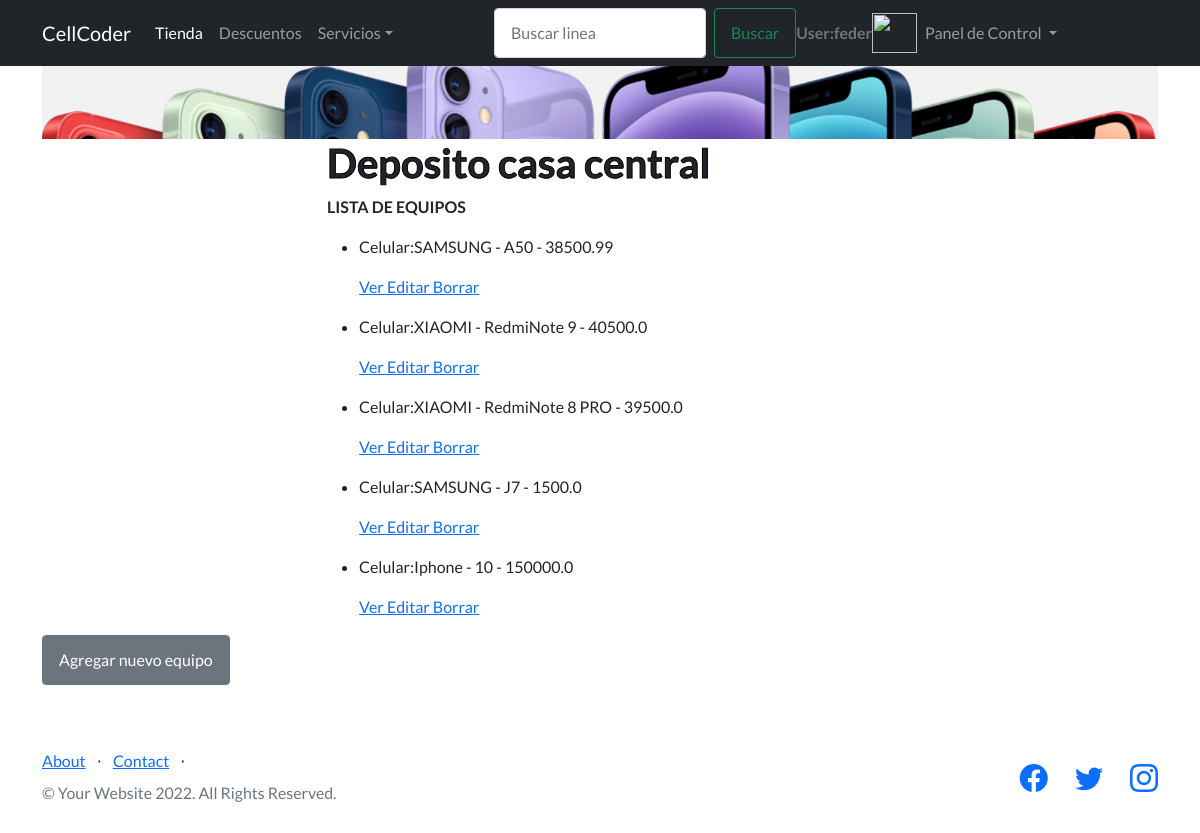
The page /AppFinal/celulares/list (signed in) on the database its author committed.
### AppFinal/models.py (models this page shows, shortened)
class Celular(models.Model):
    marca=models.CharField(max_length=40)
    modelo=models.CharField(max_length=40)
    precio=models.FloatField()

### AppFinal/views.py (the view)
# urls.py: path('celulares/list', views.CeluList.as_view(), name='Listc'),
class CeluList(ListView):
        model=Celular
        template_name="AppFinal/celulares_list.html"

### AppFinal/templates/AppFinal/celulares_list.html (shortened to what this page needs)
{% extends "AppFinal/padre.html" %}
        {% load static %}
{% block contenidoQueCambia %}
<center>
    <img class="container position-relative " src="{%static 'AppFinal/assets/img/este.jpg'%}" alt="...">
</center>
<div class="container position-relative">
    <div class="row justify-content-center">
        <div class="col-xl-6">
            <h1> Deposito casa central </h1>
            <div><b> LISTA DE EQUIPOS </b></div>
            <ul>
                {% for celular in object_list %}
                <li>
                    <p> Celular:{{celular.marca}}   -   {{celular.modelo}}   -    {{celular.precio}}</p>
                    <p>
                        <a href="{% url 'Detailc' celular.id %}"> Ver </a>
                        <a href="{% url 'Editc' celular.id %}"> Editar </a>
                        <a href="{% url 'Deletec' celular.id %}"> Borrar </a>
                    </p>
                </li>
                {% endfor %}
            </ul>
        </div>
    </div>
    <a href={% url "tuCelu" %} class="btn btn-secondary" tabindex="-1" role="button" aria-disabled="true">Agregar nuevo equipo</a>
</div>
{% endblock %}

### AppFinal/templates/AppFinal/padre.html (shortened to what this page needs)
<!DOCTYPE html>
<html lang="en">
    <head>
        {% load static%}
        <link href="https://cdn.jsdelivr.net/npm/bootstrap-icons@1.5.0/font/bootstrap-icons.css" rel="stylesheet" type="text/css" />
        <link href="{%static 'AppFinal/css/styles.css'%}" rel="stylesheet" />
    </head>
    <body>
        <nav class="navbar navbar-expand-lg navbar-dark bg-dark">
            <div class="container position-relative">
              <a class="navbar-brand" href="{% url 'inicio'%}">CellCoder</a>
                <div class="collapse navbar-collapse" id="navbarSupportedContent">
                    <ul class="navbar-nav me-auto mb-2 mb-lg-0">
                        <li class="nav-item">
                              <a class="nav-link active" aria-current="page" href="{% url 'leerCelular'%}">Tienda</a>
                        </li>
                        <li class="nav-item">
                              <a class="nav-link" href="{% url 'descuentos'%}">Descuentos</a>
                        </li>
                        <li class="nav-item dropdown">
                              <a class="nav-link dropdown-toggle" href="#" id="navbarDropdown" role="button" data-bs-toggle="dropdown" aria-expanded="false">Servicios</a>
                        </li>
                    </ul>
                          <form class="d-flex" action="/AppFinal/buscar/" method="GET">
                                    <input class="form-control me-2" placeholder="Buscar linea" type="search" name="numero" id="numero">
                                    <button class="btn btn-outline-success" type="submit">Buscar</button>
                          </form>
                          {% if request.user.is_authenticated %}
                                    <h3 class="text-muted small mb-2 mb-lg-0">User:{{user.username}}</h3>
                                    <img style="height: 40px; width: 45px" src="{{url}}">
                                    <ul class="navbar-nav me-auto mb-2 mb-lg-0">
                                    <li class="nav-item dropdown">
                                            <a class="nav-link dropdown-toggle" href="#" id="navbarDropdown" role="button" data-bs-toggle="dropdown" aria-expanded="false">
                                                    Panel de Control
                                            </a>
                                    </li>
                                    </ul>
                                     {% else %}
                                            <li><a class="navbar-brand" href="{% url 'Register' %}">Register</a></li>
                                            <li><a class="navbar-brand" href="{% url 'Login' %}">Login</a></li>
                             {% endif %}
                </div>
            </div>
        </nav>
        {% block contenidoQueCambia %}
        {% endblock %}
        <footer class="footer">
            <div class="container ">
                <div class="row">
                    <div class="col-lg-6 h-100 text-center text-lg-start my-auto">
                        <ul class="list-inline mb-2">
                            <li class="list-inline-item"><a href="{% url 'about' %}">About</a></li>
                            <li class="list-inline-item">⋅</li>
                            <li class="list-inline-item"><a href="mailto:desarrollo@cellcoder.com">Contact</a></li>
                            <li class="list-inline-item">⋅</li>
                        </ul>
                        <p class="text-muted small mb-4 mb-lg-0">&copy; Your Website 2022. All Rights Reserved.</p>
                    </div>
                    <div class="col-lg-6 h-100 text-center text-lg-end my-auto">
                        <ul class="list-inline mb-0">
                            <li class="list-inline-item me-4">
                                <a href="https://www.facebook.com/" target="_blank"><i class="bi-facebook fs-3"></i></a>
                            </li>
                            <li class="list-inline-item me-4">
                                <a href="https://www.twitter.com/" target="_blank"><i class="bi-twitter fs-3"></i></a>
                            </li>
                            <li class="list-inline-item">
                                <a href="https://www.instagram.com/" target="_blank"><i class="bi-instagram fs-3"></i></a>
                            </li>
                        </ul>
                    </div>
                </div>
            </div>
        </footer>
    </body>
</html>

### rows shown on the page
Celular: marca "SAMSUNG", modelo "A50", precio "38500.99"
Celular: marca "XIAOMI", modelo "RedmiNote 9", precio "40500.0"
Celular: marca "XIAOMI", modelo "RedmiNote 8 PRO", precio "39500.0"
Celular: marca "SAMSUNG", modelo "J7", precio "1500.0"
Celular: marca "Iphone", modelo "10", precio "150000.0"

### other values the page prints
{{ user.username }} "feder"
